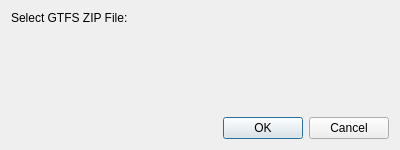
<?xml version="1.0" encoding="UTF-8"?>
<ui version="4.0">
 <class>GTFSLoaderDialogBase</class>
 <widget class="QDialog" name="GTFSLoaderDialogBase">
  <property name="geometry">
   <rect>
    <x>0</x>
    <y>0</y>
    <width>400</width>
    <height>150</height>
   </rect>
  </property>
  <property name="windowTitle">
   <string>Carregador GTFS</string>
  </property>
  <layout class="QVBoxLayout" name="verticalLayout">
   <item>
    <widget class="QLabel" name="label">
     <property name="text">
      <string>Select GTFS ZIP File:</string>
     </property>
    </widget>
   </item>
   <item>
    <widget class="QWidget" name="fileWidget" native="true">
    </widget>
   </item>
   <item>
    <spacer name="verticalSpacer">
     <property name="orientation">
      <enum>Qt::Vertical</enum>
     </property>
     <property name="sizeHint" stdset="0">
      <size>
       <width>20</width>
       <height>40</height>
      </size>
     </property>
    </spacer>
   </item>
   <item>
    <widget class="QDialogButtonBox" name="buttonBox">
     <property name="orientation">
      <enum>Qt::Horizontal</enum>
     </property>
     <property name="standardButtons">
      <set>QDialogButtonBox::Cancel|QDialogButtonBox::Ok</set>
     </property>
    </widget>
   </item>
  </layout>
 </widget>
 <resources/>
 <connections>
  <connection>
   <sender>buttonBox</sender>
   <signal>accepted()</signal>
   <receiver>GTFSLoaderDialogBase</receiver>
   <slot>accept()</slot>
  </connection>
  <connection>
   <sender>buttonBox</sender>
   <signal>rejected()</signal>
   <receiver>GTFSLoaderDialogBase</receiver>
   <slot>reject()</slot>
  </connection>
 </connections>
</ui>
